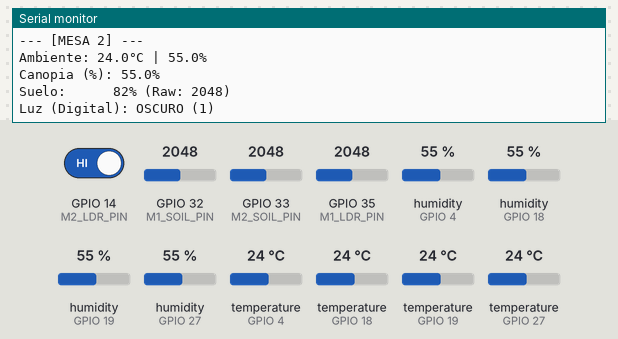
A sketch run on a simulated ESP32. Shown: the last lines printed to the serial monitor. The inputs (shaded band) are chosen by the test bench; at power-on: GPIO 14 (M2_LDR_PIN) HIGH, humidity (sensors on GPIO 4, GPIO 18, GPIO 19, GPIO 27) 55 %, GPIO 32 (M1_SOIL_PIN) = 2048, GPIO 33 (M2_SOIL_PIN) = 2048, GPIO 35 (M1_LDR_PIN) = 2048, temperature (sensors on GPIO 4, GPIO 18, GPIO 19, GPIO 27) 24 °C.

Above: at 10.9 s.
11.0 s: GPIO 14 (M2_LDR_PIN) driven LOW
At 21.5 s:
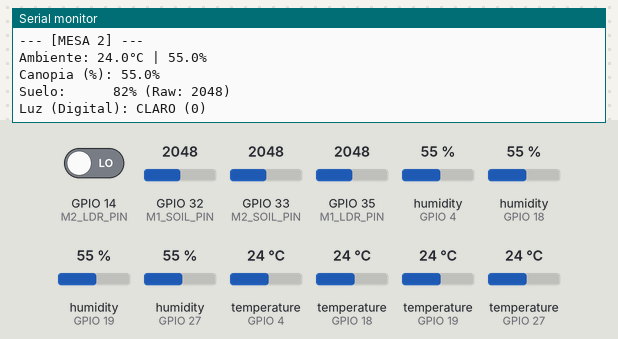
21.8 s: humidity (sensor on GPIO 4) set to 22 %
At 30.38 s:
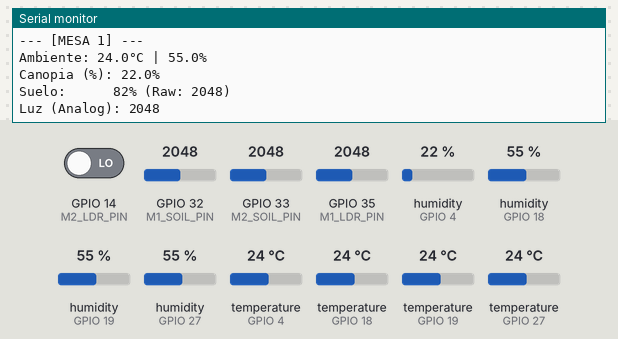
31.9 s: humidity (sensor on GPIO 18) set to 22 %
At 41.7 s:
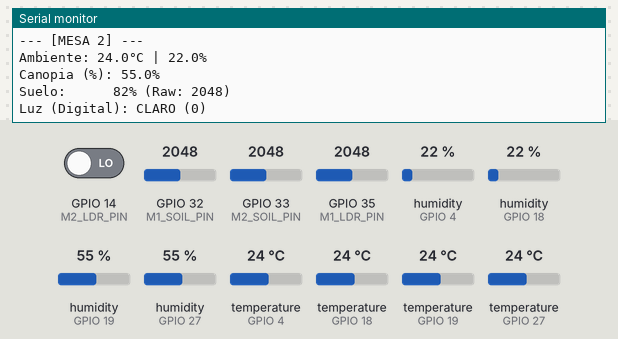
42.0 s: humidity (sensor on GPIO 19) set to 40 %
At 51.8 s:
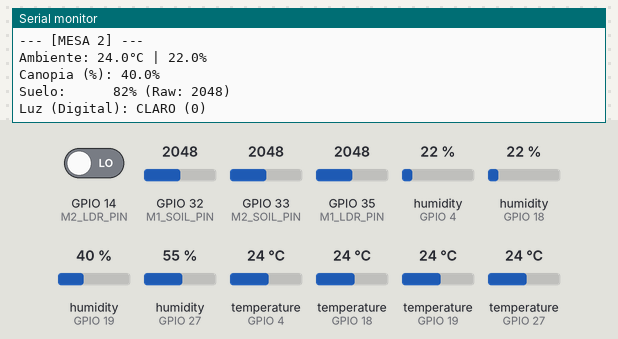
52.1 s: humidity (sensor on GPIO 27) set to 40 %
62.2 s: GPIO 32 (M1_SOIL_PIN) set to 2866
At 70.78 s:
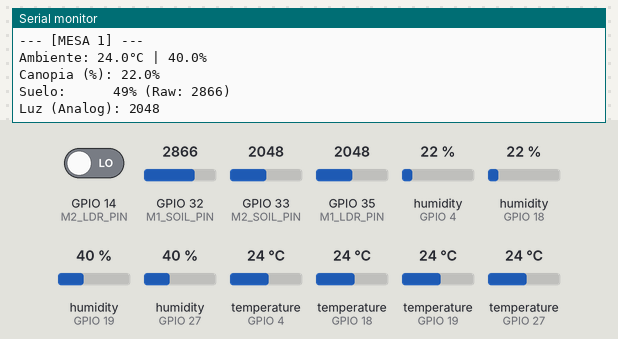
Timing chart, 0 to 72.3 s (numbered marks = the images above; inputs shaded):
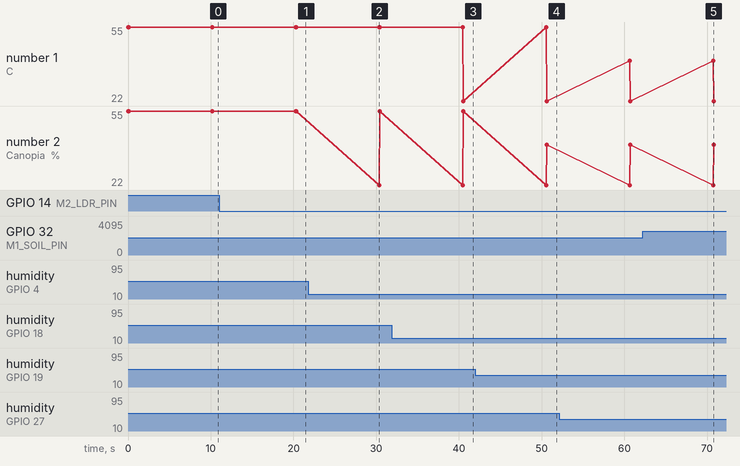

The sketch:

Validaci_n.ino
```cpp
#include <DHT.h>

// ==========================================
// CONFIGURACIÓN DE PINES (Según nuestro cableado)
// ==========================================

// --- MESA 1 ---
#define M1_DHT_AMB_PIN  27  // Humedad/Temp Ambiente
#define M1_DHT_CAN_PIN  4   // Humedad Canopia
#define M1_SOIL_PIN     32  // Humedad Suelo
#define M1_LDR_PIN      35  // Luz (Analógico)

// --- MESA 2 ---
#define M2_DHT_AMB_PIN  18  // Humedad/Temp Ambiente
#define M2_DHT_CAN_PIN  19  // Humedad Canopia
#define M2_SOIL_PIN     33  // Humedad Suelo
#define M2_LDR_PIN      14  // Luz (Digital)

// ==========================================
// OBJETOS Y VARIABLES
// ==========================================
#define DHTTYPE DHT11

// Creamos 4 objetos independientes para no mezclar lecturas
DHT dht1_amb(M1_DHT_AMB_PIN, DHTTYPE);
DHT dht1_can(M1_DHT_CAN_PIN, DHTTYPE);

DHT dht2_amb(M2_DHT_AMB_PIN, DHTTYPE);
DHT dht2_can(M2_DHT_CAN_PIN, DHTTYPE);

void setup() {
  Serial.begin(115200);
  Serial.println("\n\n=== INICIANDO SISTEMA GREENCORE IOT ===");
  Serial.println("=== MODO PRUEBA DE SENSORES ===");

  // Iniciar los 4 sensores DHT
  dht1_amb.begin();
  dht1_can.begin();
  dht2_amb.begin();
  dht2_can.begin();

  // Configurar el pin digital del LDR de la Mesa 2
  pinMode(M2_LDR_PIN, INPUT);
}

void loop() {
  Serial.println("\n------------------------------------------------");

  // ==========================================
  // LECTURA MESA 1
  // ==========================================
  float t1_amb = dht1_amb.readTemperature();
  float h1_amb = dht1_amb.readHumidity();
  float h1_can = dht1_can.readHumidity(); // Solo nos interesa humedad en canopia

  // Lectura Analógica Suelo (0-4095)
  int rawSoil1 = analogRead(M1_SOIL_PIN);
  // Mapeo inverso: 4095 es seco, 1600 es mojado (ajustar según tus pruebas)
  int pctSoil1 = map(rawSoil1, 4095, 1600, 0, 100);
  pctSoil1 = constrain(pctSoil1, 0, 100);

  // Lectura Analógica Luz (0-4095)
  int rawLdr1 = analogRead(M1_LDR_PIN);

  Serial.println("--- [MESA 1] ---");
  printSensor("Ambiente", t1_amb, h1_amb);
  printSimple("Canopia (%)", h1_can);
  Serial.printf("Suelo:      %d%% (Raw: %d)\n", pctSoil1, rawSoil1);
  Serial.printf("Luz (Analog): %d\n", rawLdr1);


  // ==========================================
  // LECTURA MESA 2
  // ==========================================
  float t2_amb = dht2_amb.readTemperature();
  float h2_amb = dht2_amb.readHumidity();
  float h2_can = dht2_can.readHumidity();

  // Lectura Analógica Suelo
  int rawSoil2 = analogRead(M2_SOIL_PIN);
  int pctSoil2 = map(rawSoil2, 4095, 1600, 0, 100);
  pctSoil2 = constrain(pctSoil2, 0, 100);

  // Lectura DIGITAL Luz (1 o 0)
  int estadoLuz2 = digitalRead(M2_LDR_PIN);

  Serial.println("\n--- [MESA 2] ---");
  printSensor("Ambiente", t2_amb, h2_amb);
  printSimple("Canopia (%)", h2_can);
  Serial.printf("Suelo:      %d%% (Raw: %d)\n", pctSoil2, rawSoil2);

  // Interpretación del sensor digital
  Serial.print("Luz (Digital): ");
  if(estadoLuz2 == 0) Serial.println("CLARO (0)");
  else Serial.println("OSCURO (1)");
  // Nota: Si sale al revés, gira el tornillito azul del módulo

  delay(10000); // Esperar 10 segundos entre lecturas
}

// Funciones auxiliares para imprimir bonito
void printSensor(String nombre, float t, float h) {
  if (isnan(t) || isnan(h)) {
    Serial.printf("%s: ERROR LECTURA\n", nombre.c_str());
  } else {
    Serial.printf("%s: %.1f°C | %.1f%%\n", nombre.c_str(), t, h);
  }
}

void printSimple(String nombre, float h) {
  if (isnan(h)) {
    Serial.printf("%s: ERROR\n", nombre.c_str());
  } else {
    Serial.printf("%s: %.1f%%\n", nombre.c_str(), h);
  }
}
```

Measured:
- after the input at 11.0 s, the serial monitor: prints a new line after 9.3 s (image 1)
- after the input at 21.8 s, the serial monitor: prints a new line after 8.6 s (image 2)
- after the input at 31.9 s, the serial monitor: prints a new line after 8.6 s (image 3)
- after the input at 42.0 s, the serial monitor: prints a new line after 8.6 s (image 4)
- after the input at 62.2 s, the serial monitor: prints a new line after 8.6 s (image 5)
- plotted number 2: 55 → 40 after the input at 42.0 s
